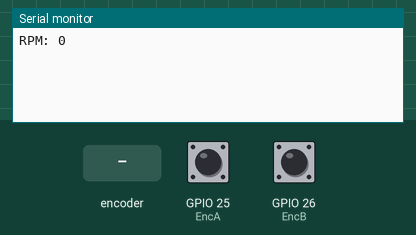
This sketch was run on a simulated ESP32. Shown: the last lines printed to the serial monitor. The test bench sets the inputs (shaded band); at power-on: GPIO 25 (EncA) HIGH, GPIO 26 (EncB) HIGH.

Above: at 1.2 s.
1.3 s: rotary encoder on GPIO 25 (EncA) / GPIO 26 (EncB) turned 1 step (first pin leading)
At 2.8 s:
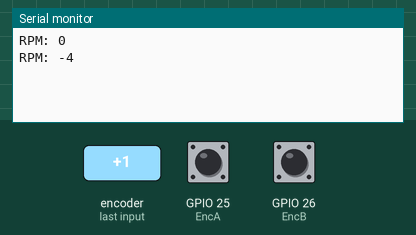
3.0 s: rotary encoder on GPIO 25 (EncA) / GPIO 26 (EncB) turned 3 steps (first pin leading)
At 4.5 s:
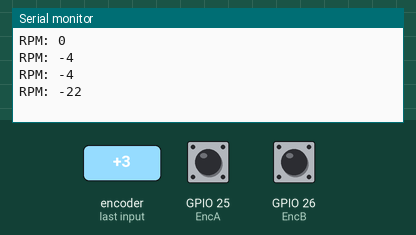
Timing chart, 0 to 6.0 s (numbered marks = the images above; inputs shaded):
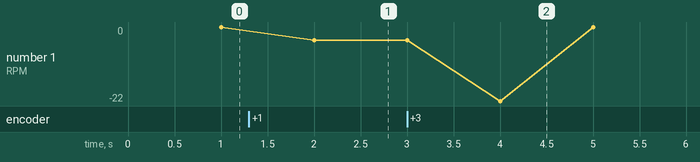

Measured:
- after the input at 1.3 s, the serial monitor: prints a new line after 0.70 s (image 1)
- after the input at 3.0 s, the serial monitor: prints a new line after 1.0 s (image 2)
- plotted number 1: 0 → -4 after the input at 1.3 s

The sketch:

EncoderESP32.ino
```cpp
// Encoder output to ESP32 Interrupt pin. Tracks the pulse count.
#define EncA 25
#define EncB 26

volatile int encoderCounts = 0;
volatile int lastChannelAState = LOW;

unsigned long prevTime = 0;
unsigned long updateInterval = 1000;  // Update interval in milliseconds

void setup() {
  Serial.begin(9600);
  pinMode(EncA, INPUT_PULLUP);
  pinMode(EncB, INPUT_PULLUP);

  // Every time the pin goes high, this is a pulse
  attachInterrupt(digitalPinToInterrupt(EncA), right_wheel_pulse, CHANGE);
}

void loop() {
  unsigned long currentTime = millis();

  if (currentTime - prevTime >= updateInterval) {
    int rpm = static_cast<int>((double)encoderCounts / 136.0 * 60.0 * 10.0);

    // Print RPM and reset encoder counts
    Serial.print("RPM: ");
    Serial.println(rpm);

    encoderCounts = 0;
    prevTime = currentTime;
  }
  // Your other code here...
}

void right_wheel_pulse() {
  int channelAState = digitalRead(EncA);
  int channelBState = digitalRead(EncB);

  if (channelAState != lastChannelAState) {
    if (channelBState == channelAState) {
      encoderCounts++;
    } else {
      encoderCounts--;
    }
  }
  lastChannelAState = channelAState;  // Update lastChannelAState
}
```
